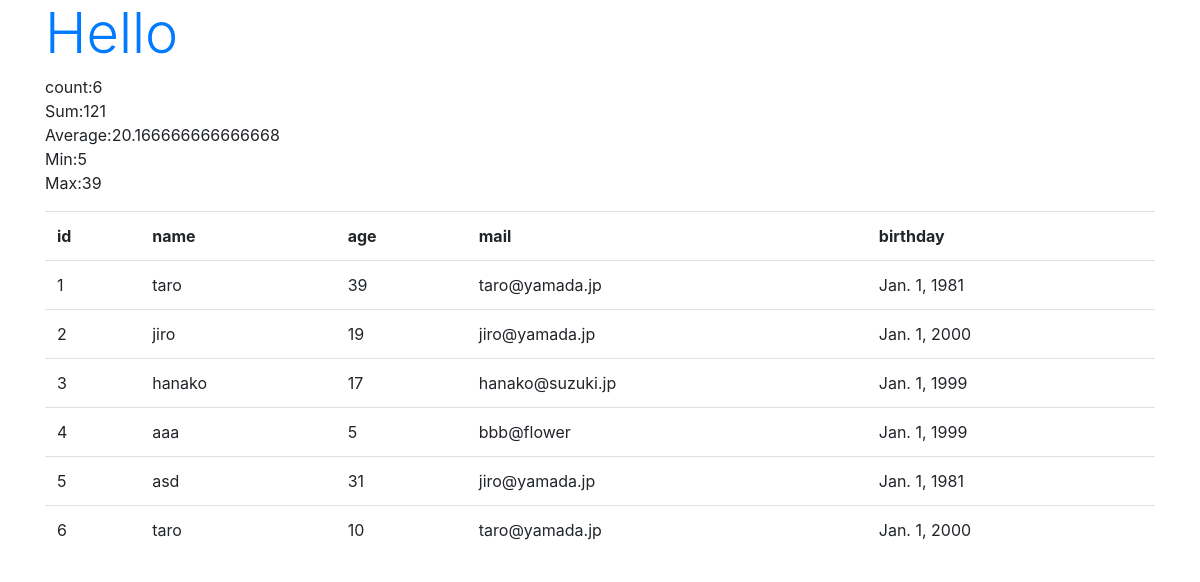
The page /hello/ on the database as committed earlier.
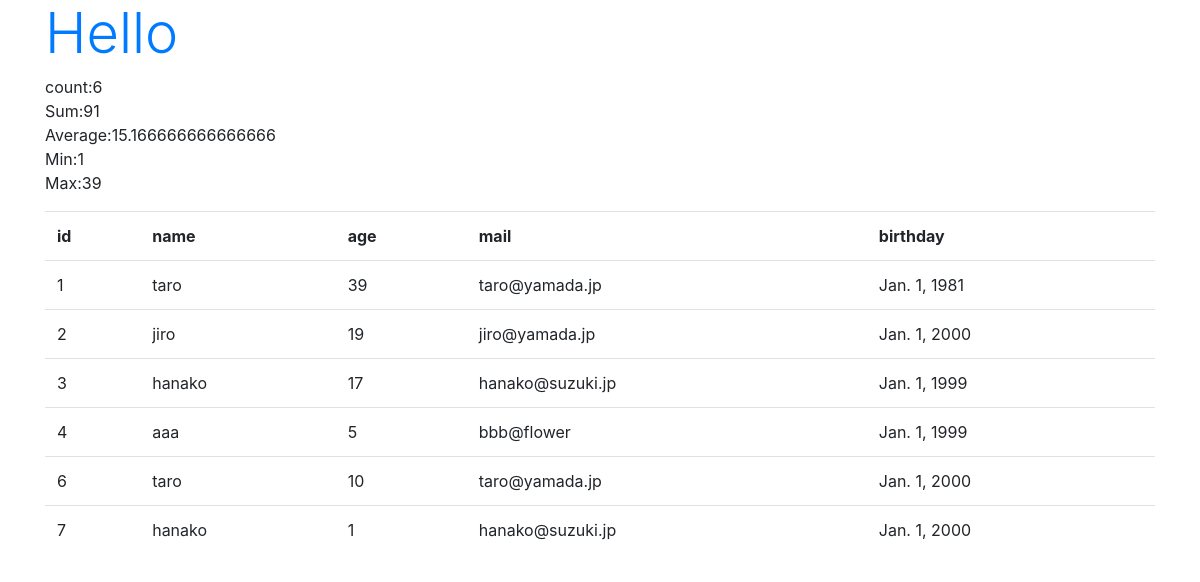
The same page on the database as committed later.
### hello/models.py (models this page shows)
class Friend(models.Model):
    name = models.CharField(max_length=100)
    mail = models.EmailField(max_length=200)
    gender = models.BooleanField()
    age = models.IntegerField(default=0)
    birthday = models.DateField()
    def __str__(self):
        return '<Friend:id=' + str(self.id) + ', ' + \
            self.name + '(' + str(self.age) + ')>'

### hello/views.py (the view)
# urls.py: path('', views.index, name='index'),
def index(request):
    data = Friend.objects.all()
    re1 = Friend.objects.aggregate(Count('age'))
    re2 = Friend.objects.aggregate(Sum('age'))
    re3 = Friend.objects.aggregate(Avg('age'))
    re4 = Friend.objects.aggregate(Min('age'))
    re5 = Friend.objects.aggregate(Max('age'))
    msg = 'count:' + str(re1['age__count']) \
            + '<br>Sum:' + str(re2['age__sum']) \
            + '<br>Average:' + str(re3['age__avg']) \
            + '<br>Min:' + str(re4['age__min']) \
            + '<br>Max:' + str(re5['age__max'])
    params = {
        'title':'Hello',
        'message':msg,
        'data': data,
    }
    return render(request, 'hello/index.html', params)

### hello/templates/hello/index.html (shortened to what this page needs)
{% load static %}
<!doctype html>
<html lang="ja">
<head>
    <link rel="stylesheet"
    href="https://stackpath.bootstrapcdn.com/bootstrap/4.3.1/css/bootstrap.min.css"
>
</head>
<body class="container">
    <h1 class="display-4 text-primary">
        {{title}}</h1>
    <p>{{message|safe}}</p>
    <table class="table">
        <tr>
            <th>id</th>
            <th>name</th>
            <th>age</th>
            <th>mail</th>
            <th>birthday</th>
        </tr>
    {% for item in data %}
        <tr>
            <td>{{item.id}}</td>
            <td>{{item.name}}</td>
            <td>{{item.age}}</td>
            <td>{{item.mail}}</td>
            <td>{{item.birthday}}</td>
        </tr>
    {% endfor %}
    </table>
</body>
</html>

Rows that differ between the two databases and show on the page:
removed Friend: id "5", name "asd", age "31", mail "jiro@yamada.jp", birthday "Jan. 1, 1981"
added Friend: id "7", name "hanako", age "1", mail "hanako@suzuki.jp", birthday "Jan. 1, 2000"
Other text that changed with them:
{{ message|safe }}: "count:6 Sum:121 Average:20.166666666666668 Min:5 Max:39" → "count:6 Sum:91 Average:15.166666666666666 Min:1 Max:39"
